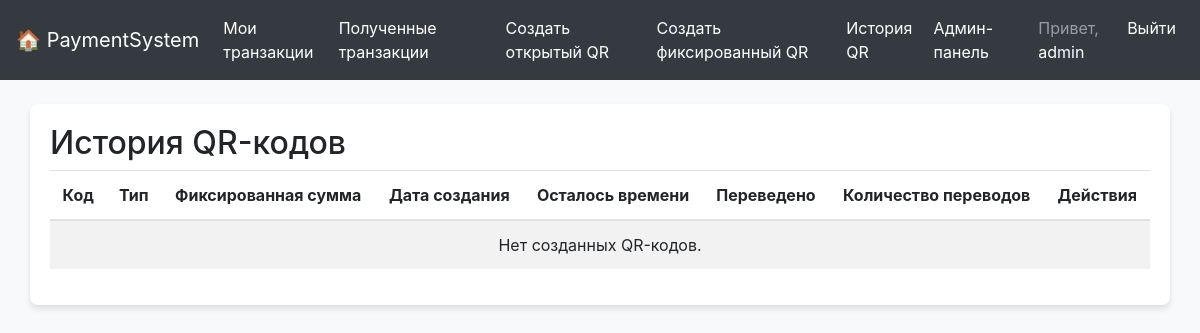
The page /qr_history/ (signed in) on the database as committed earlier.
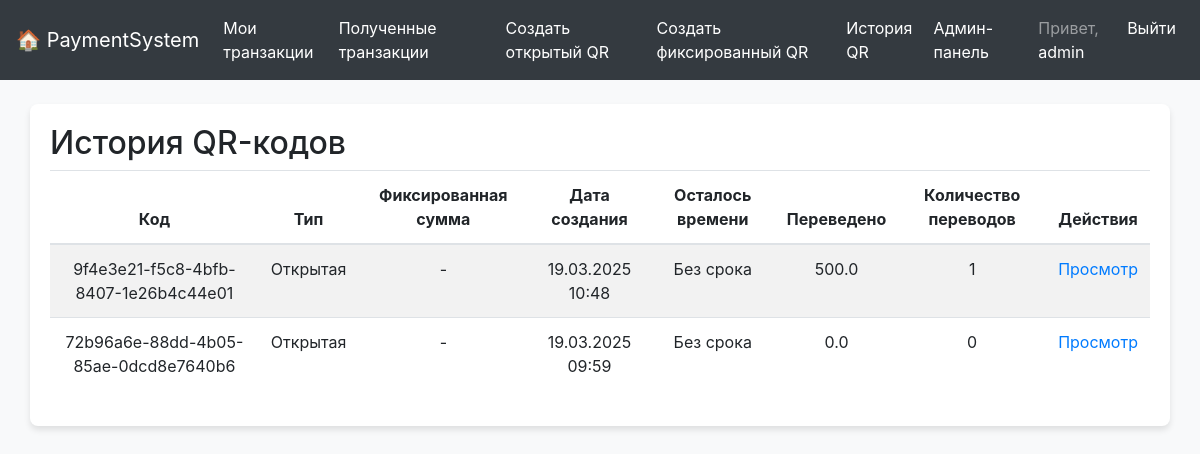
The same page on the database as committed later.
### payments/models.py (models this page shows, shortened)
class User(AbstractUser):
    balance = models.FloatField(default=0.0)
    ROLE_CHOICES = (
        ('admin', 'Администратор'),
        ('user', 'Обычный пользователь'),
    )
    account_number = models.CharField(max_length=16, unique=True, null=False, default=generate_account_number)
    full_name = models.CharField(max_length=255, blank=True)
    date_of_birth = models.DateField(null=True, blank=True)
    ACCOUNT_STATUS_CHOICES = (
        ('active', 'Активен'),
        ('blocked', 'Заблокирован'),
        ('frozen', 'Заморожен'),
    )
    account_status = models.CharField(max_length=10, choices=ACCOUNT_STATUS_CHOICES, default='active')
    role = models.CharField(max_length=10, choices=ROLE_CHOICES, default='user')

class PaymentQRCode(models.Model):
    TYPE_CHOICES = (
        ('open', 'Открытая'),  # пользователь вводит сумму при сканировании
        ('fixed', 'Фиксированная'),  # сумма фиксирована
    )
    owner = models.ForeignKey(User, on_delete=models.CASCADE, related_name='qr_codes')
    code = models.UUIDField(default=uuid.uuid4, editable=False, unique=True)  # уникальный идентификатор для QR-кода
    qr_type = models.CharField(max_length=10, choices=TYPE_CHOICES, default='open')
    fixed_amount = models.FloatField(null=True, blank=True)
    created_at = models.DateTimeField(auto_now_add=True)
    expires_at = models.DateTimeField(null=True, blank=True)  # если не задан – код может не истекать
    is_active = models.BooleanField(default=True)
    transferred_amount = models.FloatField(default=0.0)
    transfer_count = models.PositiveIntegerField(default=0)

### payments/views.py (the view)
# urls.py: path('qr_history/', views.qr_history, name='qr_history'),
@login_required
def qr_history(request):
    qr_codes = PaymentQRCode.objects.filter(owner=request.user).order_by('-created_at')
    return render(request, 'payments/qr_history.html', {'qr_codes': qr_codes})

### payments/templates/payments/qr_history.html
{% extends 'payments/base.html' %}
{% block content %}
<h2>История QR-кодов</h2>
<table class="table table-striped">
  <thead>
    <tr>
      <th>Код</th>
      <th>Тип</th>
      <th>Фиксированная сумма</th>
      <th>Дата создания</th>
      <th>Осталось времени</th>
      <th>Переведено</th>
      <th>Количество переводов</th>
      <th>Действия</th>
    </tr>
  </thead>
  <tbody>
    {% for qr in qr_codes %}
    <tr>
      <td>{{ qr.code }}</td>
      <td>{{ qr.get_qr_type_display }}</td>
      <td>
        {% if qr.qr_type == 'fixed' %}
          {{ qr.fixed_amount }}
        {% else %}
          -
        {% endif %}
      </td>
      <td>{{ qr.created_at|date:"d.m.Y H:i" }}</td>
      <td>
        {% if qr.expires_at %}
          {{ qr.remaining_time|floatformat:0 }} сек.
        {% else %}
          Без срока
        {% endif %}
      </td>
      <td>{{ qr.transferred_amount }}</td>
      <td>{{ qr.transfer_count }}</td>
      <td>
  <a href="{% url 'view_qr_page' qr.code %}">Просмотр</a>
</td>
    </tr>
    {% empty %}
    <tr>
      <td colspan="8">Нет созданных QR-кодов.</td>
    </tr>
    {% endfor %}
  </tbody>
</table>
{% endblock %}

### payments/templates/payments/base.html (shortened to what this page needs)
<!DOCTYPE html>
<html lang="ru">
<head>
  <link href="https://stackpath.bootstrapcdn.com/bootstrap/4.5.2/css/bootstrap.min.css" rel="stylesheet">
</head>
<body>
<nav class="navbar navbar-expand-lg navbar-dark">
  <a class="navbar-brand" href="{% url 'home' %}">🏠 PaymentSystem</a>
  <div class="collapse navbar-collapse" id="navbarContent">
    <ul class="navbar-nav mr-auto">
      {% if user.is_authenticated %}
        <li class="nav-item"><a class="nav-link" href="{% url 'sent_transactions' %}">Мои транзакции</a></li>
        <li class="nav-item"><a class="nav-link" href="{% url 'received_transactions' %}">Полученные транзакции</a></li>
        <li class="nav-item"><a class="nav-link" href="{% url 'create_open_qr' %}">Создать открытый QR</a></li>
        <li class="nav-item"><a class="nav-link" href="{% url 'create_fixed_qr' %}">Создать фиксированный QR</a></li>
        <li class="nav-item"><a class="nav-link" href="{% url 'qr_history' %}">История QR</a></li>
        {% if user.is_staff or user.role == 'admin' %}
          <li class="nav-item"><a class="nav-link" href="{% url 'admin_dashboard' %}">Админ-панель</a></li>
        {% endif %}
      {% endif %}
    </ul>
    <ul class="navbar-nav">
      {% if user.is_authenticated %}
        <li class="nav-item">
          <span class="nav-link">Привет,
            <a href="{% url 'profile' %}" class="text-warning">{{ user.username }}</a>
          </span>
        </li>
        <li class="nav-item">
          <a class="nav-link text-danger" href="{% url 'logout' %}">Выйти</a>
        </li>
      {% else %}
        <li class="nav-item"><a class="nav-link" href="{% url 'login' %}">Войти</a></li>
      {% endif %}
    </ul>
  </div>
</nav>
<div class="container mt-4">
  {% block content %}{% endblock %}
</div>
</body>
</html>

### payments/templates/payments/base.html (style rules this page uses)
body { background-color: #f8f9fa; }
.navbar { background-color: #343a40 !important; }
.navbar a { color: white !important; }
.container { background: white; padding: 20px; border-radius: 8px; box-shadow: 0px 4px 6px rgba(0, 0, 0, 0.1); }
.table th, .table td { text-align: center; }

Rows that differ between the two databases and show on the page:
added PaymentQRCode: code "9f4e3e21-f5c8-4bfb-8407-1e26b4c44e01", qr_type "Открытая", created_at "19.03.2025 10:48", shows "Без срока", transferred_amount "500.0", transfer_count "1"
added PaymentQRCode: code "72b96a6e-88dd-4b05-85ae-0dcd8e7640b6", qr_type "Открытая", created_at "19.03.2025 09:59", shows "Без срока", transferred_amount "0.0", transfer_count "0"
Other text that changed with them:
text no longer shown: "Нет созданных QR-кодов."
